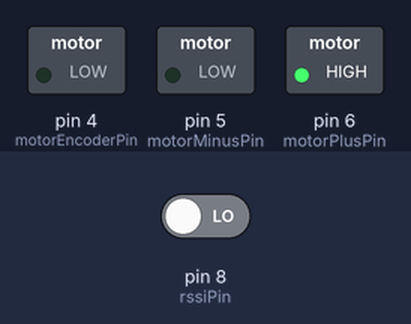
Simulated run of this sketch. Board: Arduino Mega 2560, built with avr-gcc and run on an emulated ATmega2560. Parts: switched loads named in the sketch (green lamp = pin HIGH). Dashed ring = blinking. The test bench sets the inputs (shaded band); at power-on: pin 8 (rssiPin) LOW.

Above: at 0.1 s.
At 3.2 s:
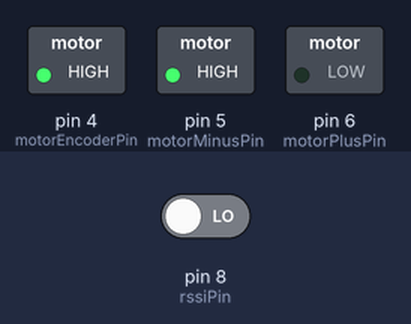
3.3 s: pin 8 (rssiPin) driven HIGH
Timing chart, 0 to 18.1 s (numbered marks = the images above; inputs shaded):
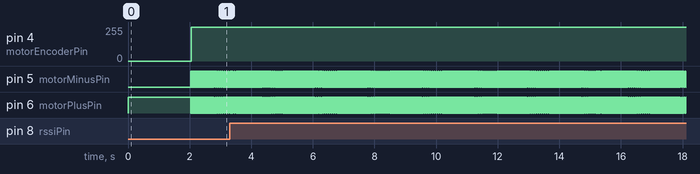

Measured:
- by itself, pin 5 (motorMinusPin), pin 6 (motorPlusPin): alternates HIGH for 0.02 s and LOW for 0.02 s

The sketch:

cantenna_full.ino
```cpp
/*
  Finding the center from an array using the nalder-mead simplex algorithm.
*/
/*
  This one is for PID control.
  Here we will have a stationary center position about which we will sinusoidally move
*/
#include "./params.h"

void setup()
{
  randomSeed(analogRead(23));
  Serial.begin(9600);
  Serial2.begin(9600);
  pinMode(rssiPin, INPUT);
  initPositionTracker();
  initMotorDriver();
  delay(2000);
}
void loop()
{
  int time = micros();
  float Ts = getSampleTime(time);
  rssiVal = pulseIn(rssiPin,LOW,200);
  initialSearch(time);
  center = calculateCenterPosition(period, time);
  int target, force;
  if(stopMoving > 0)
  {
    target = center;
  }
  else
  {
    target = getTargetPosition(period, amplitude, center, time);
  }
  force = pid(target, motorPosition, Kp, Ki, Kd, Fmax, Ts, Tau);
  /*Serial.print(target);
  Serial.print(", ");
  Serial.print(motorPosition);
  Serial.println(";");*/
  setMotorDirection(force);
  setMotorDuty(abs(force));
}


float getSampleTime(int time)
{
  static int previousTime;
  float ts = (time-previousTime)*0.000001;
  previousTime = time;
  return ts;
}

void initialSearch(int time)
{
  static int startTime;
  if(startTime == 0)
  {
    startTime = time;
  }
  if(time - startTime > period*20){
    amplitude = 45000/6;
    period = 150000*2;
    return;
  }
  amplitude = 45000/2;
  period = 150000*4;
}
```

params.h
```cpp
#define motorAPin 12
#define motorBPin 11
#define motorPlusPin 6
#define motorMinusPin 5
#define motorEncoderPin 4
#define rssiPin 8

double Kp =  0.0011202*20,
Kd =  0.000075302*10,
Ki =  0.00013175,
Tau = 0.00001;
int Fmax = 255;

int conversion = 7162, // 45000/(2*pi) line/rad
period = 150000*2,
amplitude = 45000/6,
center = 0;

int lastCaller = 0,
moveDirection = 1,
motorPosition = 0,
rssiVal,
lastLeastVal = 100,
stopMoving = 0;

// pid values
int integrator, ydot, error_d1, y_d1;
```

pid.ino
```cpp
int pid(
int y_d,
int y,
double kp,
double ki,
double kd,
int limit,
int Ts,
int tau)
{
  //static int integrator, ydot, error_d1, y_d1;
  int u_unsat, u, error;

  error = y_d - y;
  ydot = ((2*tau-Ts)/(2*tau+Ts))*ydot + (2/(2*tau+Ts))*(y-y_d1);
  if(abs(ydot) < 716)
  {
    integrator += (error + error_d1) * Ts / 2;
  }

  error_d1 = error;
  y_d1 = y;

  u_unsat = kp*error - kd*ydot + ki*integrator;
  u = u_unsat > limit ? limit : (u_unsat < -limit ? -limit : u_unsat);
  if( ki != 0){
    integrator += (u - u_unsat) * Ts / ki;
  }
  return u;
}
```

positionupdate.ino
```cpp
void initPositionTracker()
{
  pinMode(motorAPin, INPUT);
  pinMode(motorBPin, INPUT);
  attachInterrupt(motorAPin, motorAChange, CHANGE);
  attachInterrupt(motorBPin, motorBChange, CHANGE);
}
void motorAChange(){
  updatePosition(1);
}
void motorBChange(){
  updatePosition(-1);
}
void updatePosition(int caller)
{
  if(caller == lastCaller)
  {
    if(moveDirection > 0)
    {
      moveDirection = -1;
    }
    else
    {
      moveDirection = 1;
    }
  }
  if(moveDirection > 0)
  {
    motorPosition++;
  }
  else
  {
    motorPosition--;
  }
  lastCaller = caller;
}
```

setpos.ino
```cpp
int getTargetPosition(int period, int amplitude, int center, int time)
{
  float sine = sin((float)time/period);
  return center + amplitude * sine;
}

int calculateCenterPosition(int period, int time)
{
  static int rssi[1000], location[1000], index, lastPeriod, center;
  int i, flag;
  if(Serial2.available() > 0)
  {
    rssiVal = pulseIn(rssiPin,LOW,200);
    //Serial.println(rssiVal);
    rssi[index] = rssiVal;
    location[index] = motorPosition;
    Serial2.read();
  }
  else
  {
    index--;
  }
  index++;
  if(time - lastPeriod > period*10/4)
  {
    int * x;
    lastPeriod = time;
    flag = 0;

    for(i = 0; i < 40; i++)
    {
      x = simplex(rssi, flag, index);
      flag = x[3];
    }
    //center = location[x[2]];
    int least = 1000, leastPos;
    int firstleastPos = -1, lastLeastPos;
    for(i = 0; i < index; i ++)
    {
      if(rssi[i]<least)
      {
        least = rssi[i];
        leastPos = i;
      }
      if(rssi[i] == least)
      {
        lastLeastPos = i;
      }
    }
    if(index > 0 && lastLeastVal < least)
    {
      center = location[(leastPos+lastLeastPos)/2];

    }
    if(location[x[2]] - center < 7000 && abs(lastLeastVal - least) < 2 )
    {
      stopMoving = 1;
    }else
    {
      stopMoving = 0;
      lastLeastVal = rssi[x[2]];
    }

    index = 0;
  }
  return center;
}
```

simplex_algorithm.ino
```cpp
int * simplex(int val[], int flag, int len)
{
  // posh is the holder position
  static int x[4], posh, n = 3, xb, xr, xc, alpha = 1, beta = 0.25, gamma = 2.5;
  if(flag == 0)
  {
    x[0] = len/3;
    x[1] = len/2;
    x[2] = len*2/3;
    if(val[x[0]] < val[x[1]])
    {
      if(val[x[0]] < val[x[2]])
      {
        posh = x[0];
        x[0] = x[2];
        x[2] = posh;
      }
      else
      {
        posh = x[0];
        x[0] = x[1];
        x[1] = posh;
      }
    }
    else if(val[x[1]] < val[x[2]])
    {
      if(val[x[0]] < val[x[2]])
      {
        posh = x[0];
        x[0] = x[2];
        x[2] = x[1];
        x[1] = posh;
      }
      else
      {
        posh = x[1];
        x[1] = x[2];
        x[2] = posh;
      }
    }
    flag = 1;
  }
  if(flag == -1)
  {
    flag = 1;
    if(val[xr] < val[x[2]])
    {
      x[0] = x[1];
      x[1] = x[2];
      x[2] = xr;
    }
    else if(val[xr] < val[x[1]])
    {
      x[0] = x[1];
      x[1] = xr;
    }
    else
    {
      x[0] = xr;
    }
  }
  if(flag == 1)
  {
    xb = (x[1]+x[2])/n;
    flag = 2;
  }
  if(flag == 2)
  {
    xr = (xb + alpha * (xb - x[0]));
    xr = xr > len? len: xr < 0? 0: xr;
    flag = val[xr] < val[x[1]] && val[xr] >= val[x[2]] ? -1 : // we're done. we will swap out x[0] for xr, and put xr in place of x[1]
      (val[xr] < val[x[2]] ? 3 : //expand
       (val[xr] >= val[x[1]] && val[xr] < val[x[0]] ? 4 : 5 )); //outside contraction : inside contraction
  }
  if(flag == 3)
  {
    xc = xb + (xr - xb) * gamma;
    xc = xc > len? len: xc < 0 ? 0 : xc;
    if(val[xc] < val[xr])
    {
      xr = xc;
    }
    flag = -1;
  }
  if(flag == 4)
  {
    xc = xb + beta * (xr - xb);
    xc = xc > len? len: xc < 0 ? 0 : xc;
    if(val[xc] <= val[xr])
    {
      xr = xc;
    }
    flag = -1;
  }
  if(flag == 5)
  {
    xc = xb + beta * (x[0] - xb);
    xc = xc > len? len: xc < 0 ? 0 : xc;
    if(val[xc] <= val[x[0]])
    {
      xr = xc;
    }else{
      xr = x[0];
    }
    flag = -1;
  }
  x[3] = flag;
  return x;
};
/*int * simplex(int val[], int flag, int len)
{
  // posh is the holder position
  static int x[4], posh, n = 3, xb, xr, xc, alpha = 1, beta = 0.25, gamma = 2.5;
  if(flag == 0)
  {
    x[0] = (int)random(0,len);
    x[1] = (int)random(0,len);
    x[2] = (int)random(0,len);
    if(val[x[0]] < val[x[1]])
    {
      if(val[x[0]] < val[x[2]])
      {
        posh = x[0];
        x[0] = x[2];
        x[2] = posh;
      }
      else
      {
        posh = x[0];
        x[0] = x[1];
        x[1] = posh;
      }
    }
    else if(val[x[1]] < val[x[2]])
    {
      if(val[x[0]] < val[x[2]])
      {
        posh = x[0];
        x[0] = x[2];
        x[2] = x[1];
        x[1] = posh;
      }
      else
      {
        posh = x[1];
        x[1] = x[2];
        x[2] = posh;
      }
    }
    flag = 1;
  }
  if(flag == -1)
  {
    flag = 1;
    if(val[xr] < val[x[2]])
    {
      x[0] = x[1];
      x[1] = x[2];
      x[2] = xr;
    }
    else if(val[xr] < val[x[1]])
    {
      x[0] = x[1];
      x[1] = xr;
    }
    else
    {
      x[0] = xr;
    }
  }
  if(flag == 1)
  {
    xb = (x[1]+x[2])/n;
    flag = 2;
  }
  if(flag == 2)
  {
    xr = (xb + alpha * (xb - x[0]));
    xr = xr > len? len: xr < 0? 0: xr;
    flag = val[xr] < val[x[1]] && val[xr] >= val[x[2]] ? -1 : // we're done. we will swap out x[0] for xr, and put xr in place of x[1]
      (val[xr] < val[x[2]] ? 3 : //expand
       (val[xr] >= val[x[1]] && val[xr] < val[x[0]] ? 4 : 5 )); //outside contraction : inside contraction
  }
  if(flag == 3)
  {
    xc = xb + (xr - xb) * gamma;
    xc = xc > len? len: xc < 0 ? 0 : xc;
    if(val[xc] < val[xr])
    {
      xr = xc;
    }
    flag = -1;
  }
  if(flag == 4)
  {
    xc = xb + beta * (xr - xb);
    xc = xc > len? len: xc < 0 ? 0 : xc;
    if(val[xc] <= val[xr])
    {
      xr = xc;
    }
    flag = -1;
  }
  if(flag == 5)
  {
    xc = xb + beta * (x[0] - xb);
    xc = xc > len? len: xc < 0 ? 0 : xc;
    if(val[xc] <= val[x[0]])
    {
      xr = xc;
    }else{
      xr = x[0];
    }
    flag = -1;
  }
  x[3] = flag;
  return x;
}*/
```

motordriver.ino
```cpp
void initMotorDriver()
{
  pinMode(motorPlusPin, OUTPUT);
  pinMode(motorMinusPin, OUTPUT);
  pinMode(motorEncoderPin, OUTPUT);

  setMotorDirection(1);
  setMotorDuty(100);
  delay(5);
  moveDirection = 1;
  setMotorDuty(0);
  delay(5);
  motorPosition = 0;
}
void setMotorDirection(int dir)
{
  if(dir > 0){
    digitalWrite(motorPlusPin, HIGH);
    digitalWrite(motorMinusPin, LOW);
  }else{
    digitalWrite(motorPlusPin, LOW);
    digitalWrite(motorMinusPin, HIGH);
  }
}
void setMotorDuty(int v)
{
  analogWrite(motorEncoderPin, v);
}
```
